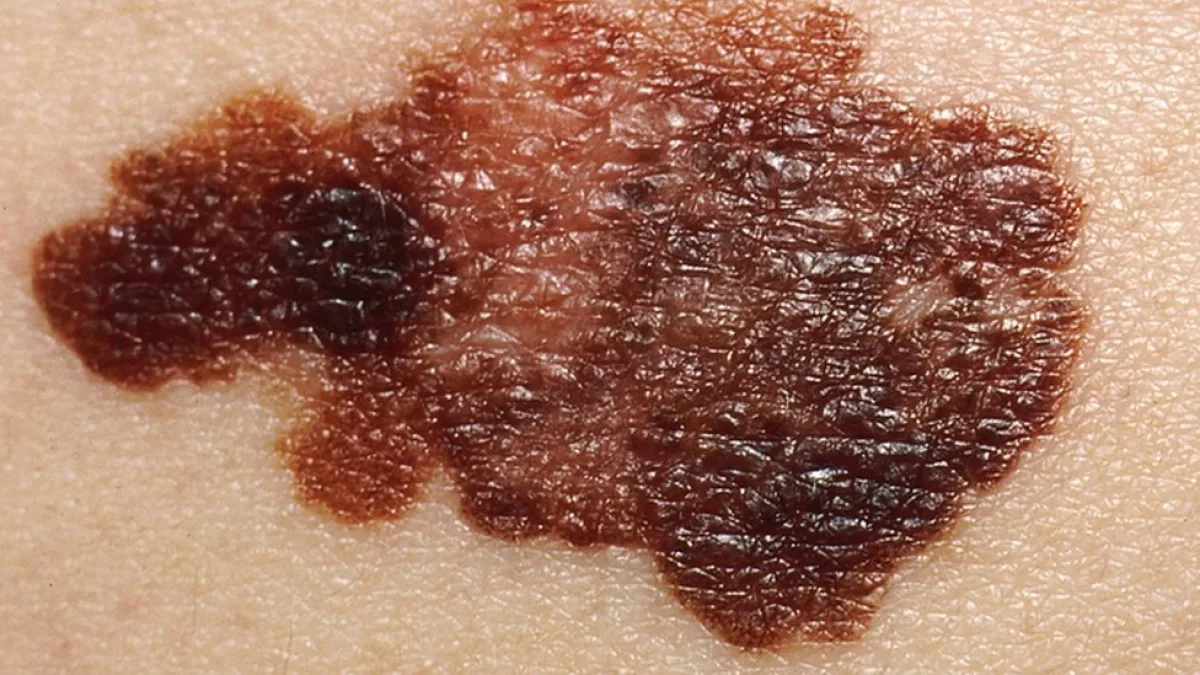
#> input picture maligna.jpg, 1200 x 675 px
$ python main.py
#> lines starting #> are read from the running program, lines starting #| are printed output that depends on the picture; after the words box and inside, x2 and y2 are one past the last pixel; in counts of white or black regions, pixels touching at a corner belong together
#> in main, imagem is the input picture: shape (675, 1200, 3); mean B, G, R 98.9, 118.9, 164.5
import numpy as np
import cv2
import colorgram
from PIL import Image
from matplotlib import pyplot as plt

def redimensionar(imagem):
    redimensionar = True
    while redimensionar:
        if imagem.shape[0] > 500 or imagem.shape[1] > 500:
            imagem = cv2.resize(imagem, (int(imagem.shape[1] * 0.9), int(imagem.shape[0] * 0.9)))
        else:
            redimensionar = False
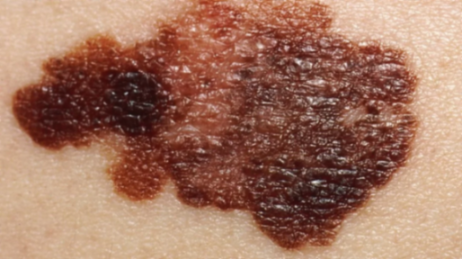
#> imagem: shape (259, 462, 3); mean of channels 0, 1, 2 97.8, 117.7, 163.4; drawn as B, G, R
    return imagem

def imagemGrabCut(imagem):
    imagemCinza = cv2.cvtColor(imagem, cv2.COLOR_BGR2GRAY)
    retorno, thresh = cv2.threshold(imagemCinza, 0, 255, cv2.THRESH_BINARY_INV + cv2.THRESH_OTSU)
    contorno, hierarquia = cv2.findContours(thresh, cv2.RETR_LIST, cv2.CHAIN_APPROX_SIMPLE)
    max_contorno = max(contorno, key=cv2.contourArea)
    x, y, largura, altura = cv2.boundingRect(max_contorno)
    mascara = np.zeros(imagem.shape[:2], np.uint8)
    bgdModel = np.zeros((1, 65), np.float64)
    fgdModel = np.zeros((1, 65), np.float64)
    retangulo = (x, y, largura, altura)
    cv2.grabCut(imagem, mascara, retangulo, bgdModel, fgdModel, 5, cv2.GC_INIT_WITH_RECT)
    mascara2 = np.where((mascara == 2) | (mascara == 0), 0, 1).astype('uint8')
    imagemGC = imagem * mascara2[:, :, np.newaxis]
    return imagemGC

def analisaBordaContorno(imagem):
    imagem = cv2.medianBlur(imagem, 5)
    imagem = cv2.cvtColor(imagem, cv2.COLOR_BGR2GRAY)
    retorno, thresh = cv2.threshold(imagem, 0, 255, cv2.THRESH_BINARY_INV + cv2.THRESH_OTSU)
    cv2.imshow("Contorno", thresh)
    contorno, hierarquia = cv2.findContours(thresh, cv2.RETR_LIST, cv2.CHAIN_APPROX_SIMPLE)
    max_contorno = max(contorno, key=cv2.contourArea)
    epsilon = 0.1 * cv2.arcLength(max_contorno, True)
    aproximacao = cv2.approxPolyDP(max_contorno, epsilon, True)
    areaAproximacao = cv2.contourArea(aproximacao)
    areaContorno = cv2.contourArea(max_contorno)
    if areaAproximacao > 0 and areaContorno / areaAproximacao >= 0.8 and areaContorno / areaAproximacao <= 1.6:
        print("Contorno arredondado de acordo com a função contorno.")
    else:
        print("Contorno não arredondado de acordo com a função contorno.")

def analisarBordaPixel(imagem):
    imagem = cv2.medianBlur(imagem, 5)
    imagem = cv2.cvtColor(imagem, cv2.COLOR_BGR2GRAY)
#> imagem: shape (259, 462)
    imagemAux = np.zeros((int(imagem.shape[0]), int(imagem.shape[1]), 4), dtype=np.uint8)
    retorno, thresh = cv2.threshold(imagem, 0, 255, cv2.THRESH_BINARY_INV + cv2.THRESH_OTSU)
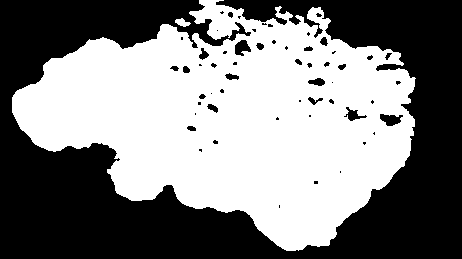
#> thresh: shape (259, 462); 50.7% white; 57 black regions (36 under 20 px)
#> retorno = 128
    contorno, hierarquia = cv2.findContours(thresh, cv2.RETR_LIST, cv2.CHAIN_APPROX_SIMPLE)
#> contorno = 58 contours, 29 with area under 20; largest, box (x1, y1, x2, y2) and area: (12, 0, 416, 251) 61316, (379, 113, 404, 127) 208, (234, 39, 252, 57) 194, (343, 106, 368, 122) 160, (307, 77, 326, 87) 110
    max_contorno = max(contorno, key=cv2.contourArea)
#> max_contorno = contour of 824 points, box (x1, y1, x2, y2) (12, 0, 416, 251), area 61316
    elipse = cv2.fitEllipseDirect(max_contorno)
#> elipse = ((241.6, 120), (208.5, 396.9), 95.72)
    cv2.drawContours(imagemAux, [max_contorno], 0, (0, 0, 255), -1)
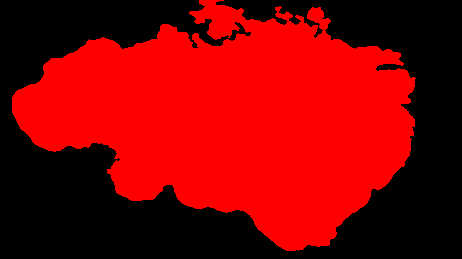
#> imagemAux: shape (259, 462, 4); mean of channels 0, 1, 2, 3 0, 0, 132.3, 0; drawn as B, G, R
    cv2.ellipse(imagemAux, elipse, (255, 255, 255), -1)
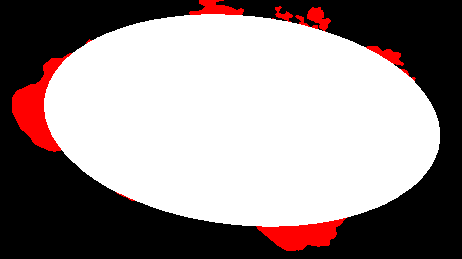
#> imagemAux: shape (259, 462, 4); mean of channels 0, 1, 2, 3 139.4, 139.4, 150.4, 0; drawn as B, G, R
    cv2.imshow("Pixel", imagemAux)
    altura = imagemAux.shape[0]
#> altura = 259
    largura = imagemAux.shape[1]
#> largura = 462
    contador = 0
    for y in range(altura):
        for x in range(largura):
            valor_vermelho = imagemAux[y, x, 2]
            valor_verde = imagemAux[y, x, 1]
            valor_azul = imagemAux[y, x, 0]
            if valor_vermelho == 255 and valor_verde != 255 and valor_azul != 255:
                contador = contador + 1
#> after the loop, contador = 5154
    if (contador * 100) / (altura * largura) < 2:
        print("Contorno arredondado de acordo com a função pixel.")
    else:
        print("Contorno não arredondado de acordo com a função pixel.")

# [42 lines left out: functions analisarCorRGB, analisarCorHistograma, not called in this run]

def main():
    imagem = cv2.imread("maligna.jpg")
    imagem = redimensionar(imagem)
    cv2.imshow("Imagem Original", imagem)

    analisarBordaPixel(imagem)
    analisaBordaContorno(imagem)
#> in analisaBordaContorno, `retorno, thresh = cv2.threshold(imagem, 0, 255, cv2.THRESH_BINARY_INV ..`: retorno = 128
#> in analisaBordaContorno, `epsilon = 0.1 * cv2.arcLength(max_contorno, True)`: epsilon = 180.7
#> in analisaBordaContorno, `aproximacao = cv2.approxPolyDP(max_contorno, epsilon, True)`: aproximacao = [[12, 97], [415, 78]]
#> in analisaBordaContorno, `areaAproximacao = cv2.contourArea(aproximacao)`: areaAproximacao = 0
#> in analisaBordaContorno, `areaContorno = cv2.contourArea(max_contorno)`: areaContorno = 61315.5

    imagemGC = imagemGrabCut(imagem)
#> in imagemGrabCut, `imagemCinza = cv2.cvtColor(imagem, cv2.COLOR_BGR2GRAY)`:
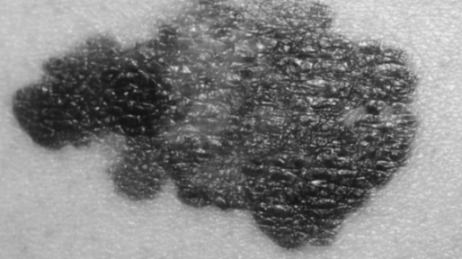
#> imagemCinza: shape (259, 462); min 19, max 237, mean 129.1
#> in imagemGrabCut, `retorno, thresh = cv2.threshold(imagemCinza, 0, 255, cv2.THRESH_BINARY..`:
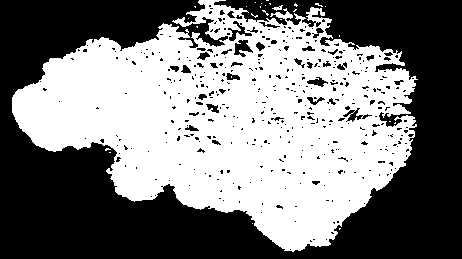
#> thresh: shape (259, 462); 49.1% white; 27 white regions (25 under 20 px)
#> in imagemGrabCut, `retorno, thresh = cv2.threshold(imagemCinza, 0, 255, cv2.THRESH_BINARY..`: retorno = 128
#> in imagemGrabCut, `contorno, hierarquia = cv2.findContours(thresh, cv2.RETR_LIST, cv2.CHA..`: contorno = 465 contours, 396 with area under 20; largest, box (x1, y1, x2, y2) and area: (12, 0, 418, 252) 61097, (233, 39, 254, 58) 214, (227, 20, 253, 42) 194, (306, 76, 329, 88) 129, (346, 107, 364, 123) 108
#> in imagemGrabCut, `max_contorno = max(contorno, key=cv2.contourArea)`: max_contorno = contour of 1225 points, box (x1, y1, x2, y2) (12, 0, 418, 252), area 61097
#> in imagemGrabCut, `x, y, largura, altura = cv2.boundingRect(max_contorno)`: x = 12; y = 0; largura = 406; altura = 252
#> in imagemGrabCut, `retangulo = (x, y, largura, altura)`: retangulo = (12, 0, 406, 252)
#> in imagemGrabCut, `imagemGC = imagem * mascara2[:, :, np.newaxis]`:
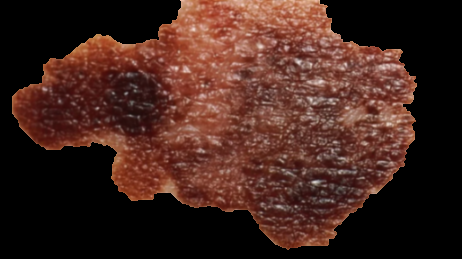
#> imagemGC: shape (259, 462, 3); mean of channels 0, 1, 2 29.7, 37.1, 66.9; drawn as B, G, R
    imagemGCRGB = imagemGrabCut(imagem)
    imagemGCRGB = cv2.cvtColor(imagemGCRGB, cv2.COLOR_BGR2RGB)
    image_pil_RGB = Image.fromarray(imagemGCRGB)
    colors = colorgram.extract(image_pil_RGB, 4)
    analisarCorRGB(colors)

    minimo = (20,20,20)
    maximo = (60,255,255)
    mascara = cv2.inRange(imagemGC, minimo, maximo)
    segmento = cv2.bitwise_and(imagem, imagem, mask = mascara)

    analisarCorHistograma(segmento, imagemGC)


    while True:
        if cv2.waitKey(1) & 0xFF == 27:
            cv2.destroyAllWindows()
            break

main()
#> (the call stopped at in main, `colors = colorgram.extract(image_pil_RGB, 4)`: colorgram is not available in this run)
